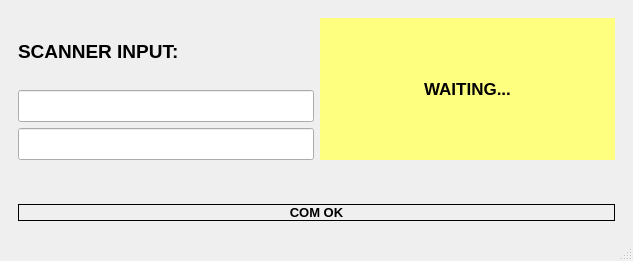
<?xml version="1.0" encoding="UTF-8"?>
<ui version="4.0">
 <class>MainWindow</class>
 <widget class="QMainWindow" name="MainWindow">
  <property name="geometry">
   <rect>
    <x>0</x>
    <y>0</y>
    <width>633</width>
    <height>261</height>
   </rect>
  </property>
  <property name="windowTitle">
   <string>FOOLPROOF LD BOARD</string>
  </property>
  <widget class="QWidget" name="centralwidget">
   <layout class="QVBoxLayout" name="verticalLayout">
    <item>
     <layout class="QHBoxLayout" name="horizontalLayout" stretch="1,1">
      <property name="leftMargin">
       <number>9</number>
      </property>
      <property name="topMargin">
       <number>9</number>
      </property>
      <property name="rightMargin">
       <number>9</number>
      </property>
      <property name="bottomMargin">
       <number>9</number>
      </property>
      <item>
       <layout class="QVBoxLayout" name="verticalLayout_2" stretch="1,4,0">
        <item>
         <widget class="QLabel" name="label_2">
          <property name="font">
           <font>
            <pointsize>14</pointsize>
            <weight>75</weight>
            <bold>true</bold>
           </font>
          </property>
          <property name="text">
           <string>SCANNER INPUT:</string>
          </property>
         </widget>
        </item>
        <item>
         <widget class="QLineEdit" name="lineEdit">
          <property name="font">
           <font>
            <pointsize>15</pointsize>
            <weight>50</weight>
            <bold>false</bold>
           </font>
          </property>
         </widget>
        </item>
        <item>
         <widget class="QLineEdit" name="lineEdit_2">
          <property name="font">
           <font>
            <pointsize>15</pointsize>
            <weight>50</weight>
            <bold>false</bold>
           </font>
          </property>
         </widget>
        </item>
       </layout>
      </item>
      <item>
       <layout class="QHBoxLayout" name="horizontalLayout_2">
        <item>
         <widget class="QLabel" name="label">
          <property name="font">
           <font>
            <pointsize>13</pointsize>
            <weight>75</weight>
            <bold>true</bold>
           </font>
          </property>
          <property name="styleSheet">
           <string notr="true">background-color: rgb(255, 255, 127);</string>
          </property>
          <property name="text">
           <string>WAITING...</string>
          </property>
          <property name="alignment">
           <set>Qt::AlignCenter</set>
          </property>
         </widget>
        </item>
       </layout>
      </item>
     </layout>
    </item>
    <item>
     <layout class="QVBoxLayout" name="verticalLayout_3">
      <property name="leftMargin">
       <number>9</number>
      </property>
      <property name="topMargin">
       <number>9</number>
      </property>
      <property name="rightMargin">
       <number>9</number>
      </property>
      <property name="bottomMargin">
       <number>9</number>
      </property>
      <item>
       <widget class="QLabel" name="label_3">
        <property name="font">
         <font>
          <weight>50</weight>
          <bold>false</bold>
         </font>
        </property>
        <property name="styleSheet">
         <string notr="true"/>
        </property>
        <property name="text">
         <string/>
        </property>
       </widget>
      </item>
      <item>
       <widget class="QLabel" name="label_4">
        <property name="font">
         <font>
          <pointsize>10</pointsize>
          <weight>75</weight>
          <bold>true</bold>
         </font>
        </property>
        <property name="frameShape">
         <enum>QFrame::Box</enum>
        </property>
        <property name="text">
         <string>COM OK</string>
        </property>
        <property name="alignment">
         <set>Qt::AlignCenter</set>
        </property>
       </widget>
      </item>
     </layout>
    </item>
   </layout>
  </widget>
  <widget class="QMenuBar" name="menubar">
   <property name="geometry">
    <rect>
     <x>0</x>
     <y>0</y>
     <width>633</width>
     <height>21</height>
    </rect>
   </property>
  </widget>
  <widget class="QStatusBar" name="statusbar"/>
 </widget>
 <resources/>
 <connections/>
</ui>
